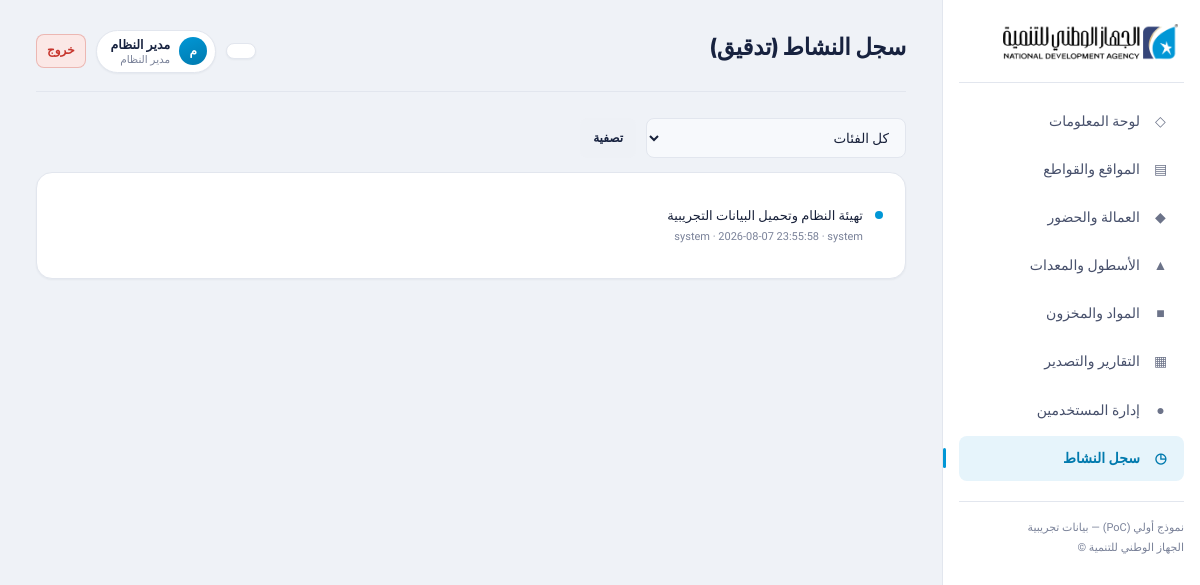
The page /activity-log (signed in) on the database its author committed.
### tables this page shows
CREATE TABLE activity_log (
    id          INTEGER PRIMARY KEY AUTOINCREMENT,
    username    TEXT,
    action      TEXT NOT NULL,      -- وصف مختصر للعملية
    category    TEXT,               -- sites | workers | equipment | materials | auth
    created_at  TEXT DEFAULT (datetime('now'))
);

### app.py (the view)
@app.route("/activity-log")
@roles_required("admin")
def activity_log_view():
    db = get_db()
    category = request.args.get("category", "")
    query = "SELECT * FROM activity_log"
    params = []
    if category:
        query += " WHERE category = ?"
        params.append(category)
    query += " ORDER BY id DESC LIMIT 200"
    logs = db.execute(query, params).fetchall()
    db.close()
    return render_template("activity_log.html", logs=logs, category=category)

### app.py (called while the page is built)
def ensure_db():
    if not os.path.exists(DB_PATH):
        init_db(seed=True)

@app.before_request
def _before():
    ensure_db()

def roles_required(*roles):
    def decorator(view):
        @wraps(view)
        def wrapped(*args, **kwargs):
            if not session.get("user_id"):
                flash("يجب تسجيل الدخول أولاً", "error")
                return redirect(url_for("login", next=request.path))
            if session.get("role") not in roles:
                flash("ليست لديك صلاحية القيام بهذا الإجراء", "error")
                return redirect(request.referrer or url_for("dashboard"))
            return view(*args, **kwargs)
        return wrapped
    return decorator

@app.context_processor
def inject_user():
    return {
        "current_user": {
            "id": session.get("user_id"),
            "username": session.get("username"),
            "full_name": session.get("full_name"),
            "role": session.get("role"),
            "role_label": ROLE_LABELS.get(session.get("role"), ""),
        },
        "current_user_id": session.get("user_id"),
        "can_edit": session.get("role") in ("admin", "manager"),
        "is_admin": session.get("role") == "admin",
    }

### database.py (called while the page is built)
def get_db():
    conn = sqlite3.connect(DB_PATH)
    conn.row_factory = sqlite3.Row
    conn.execute("PRAGMA foreign_keys = ON")
    return conn

### templates/activity_log.html (shortened to what this page needs)
{% extends "base.html" %}
{% block page_title %}سجل النشاط (تدقيق){% endblock %}
{% block content %}
<form class="search-bar" method="get">
    <select name="category">
        <option value="">كل الفئات</option>
    </select>
    <button class="btn btn-ghost btn-small" type="submit">تصفية</button>
</form>
<div class="card section">
    {% if logs %}
        {% for l in logs %}
        <div class="log-row">
            <div class="log-dot"></div>
            <div>
                <div class="log-text">{{ l.action }}</div>
                <div class="log-meta">{{ l.username or 'النظام' }} · {{ l.created_at }} {% if l.category %}· {{ l.category }}{% endif %}</div>
            </div>
        </div>
        {% endfor %}
    {% else %}
        <div class="empty">لا توجد حركات مسجّلة بعد.</div>
    {% endif %}
</div>
{% endblock %}

### static/style.css (style rules this page uses)
:root { --navy: #17223F; --navy-2: #202D54; --navy-soft: #4A5578; --sky: #0197D6; --sky-deep: #017AAE; --sky-dim: #E6F4FB; --sky-dim-2: #D3ECF8; --gold: #B9911F; --gold-dim: #FAF1D8; --bg: #EFF2F7; --surface: #FFFFFF; --surface-2: #F7F9FC; --surface-3: #EEF1F6; --border: #E2E6EE; --border-2: #D3D9E4; --text: #18213A; --text-2: #48516C; --muted: #7A8299; --green: #1A8F5C; --green-dim: #E1F5EB; --green-brd: rgba(26,143,92,.28); --red: #C7362D; --red-dim: #FBE8E6; --red-brd: rgba(199,54,45,.28); --amber: #B4790F; --amber-dim: #FBF0D9; --amber-brd: rgba(180,121,15,.30); --radius-sm: 8px; --radius: 12px; --radius-lg: 16px; --sidebar-w: 258px; --shadow-xs: 0 1px 2px rgba(23,34,63,.05); --shadow-sm: 0 2px 8px rgba(23,34,63,.06); --shadow-md: 0 10px 28px rgba(23,34,63,.10); --shadow-lg: 0 18px 44px rgba(23,34,63,.14); --ease: cubic-bezier(.4,0,.2,1); }
*, *::before, *::after { box-sizing:border-box; }
html { -webkit-text-size-adjust:100%; }
html,body { margin:0; padding:0; }
body { background: var(--bg); color: var(--text); font-family: 'Tajawal','Cairo',sans-serif; font-size: 15px; line-height: 1.65; -webkit-font-smoothing: antialiased; text-rendering: optimizeLegibility; }
.card { background: var(--surface); border: 1px solid var(--border); border-radius: var(--radius-lg); padding: 20px 22px; box-shadow: var(--shadow-xs); transition: box-shadow .18s var(--ease), border-color .18s var(--ease); }
.section { margin-bottom: 30px; }
input, select, textarea { background: var(--surface-2); border: 1.5px solid var(--border); color: var(--text); padding: 10px 12px; border-radius: 8px; font-family: inherit; font-size: 13.5px; width: 100%; min-width: 0; transition: border-color .15s var(--ease), background .15s var(--ease), box-shadow .15s var(--ease); }
select { cursor:pointer; }
.btn { display:inline-flex; align-items:center; justify-content:center; gap:7px; background: linear-gradient(180deg, var(--sky) 0%, var(--sky-deep) 100%); color:#fff; border:none; padding: 11px 20px; border-radius:8px; font-weight:700; font-size:13.5px; cursor:pointer; font-family:inherit; box-shadow: 0 2px 8px rgba(1,151,214,.28); transition: filter .15s var(--ease), transform .1s var(--ease), box-shadow .15s var(--ease); }
.btn-ghost { background: var(--surface-3); color: var(--navy); box-shadow:none; }
.btn-small { padding:7px 13px; font-size:12px; }
.search-bar { display:flex; gap:10px; flex-wrap:wrap; margin-bottom:14px; }
.search-bar input, .search-bar select { max-width: 260px; }
.search-bar .btn { flex-shrink:0; }
.log-row { display:flex; align-items:flex-start; gap:12px; padding:12px 0; border-bottom:1px dashed var(--border); }
.log-row:last-child { border-bottom:none; }
.log-dot { width:8px; height:8px; border-radius:50%; background:var(--sky); margin-top:6px; flex-shrink:0; }
.log-text { font-size:13px; color:var(--text); }
.log-meta { font-size:11px; color:var(--muted); margin-top:2px; }

### rows shown on the page
activity_log: action "تهيئة النظام وتحميل البيانات التجريبية", username "system", created_at "2026-08-07 23:55:58", category "system"

### other values the page prints
{{ current_user.full_name[0] if current_user.full_name else '؟' }} "م"
{{ current_user.full_name }} "مدير النظام"
{{ current_user.role_label }} "مدير النظام"
